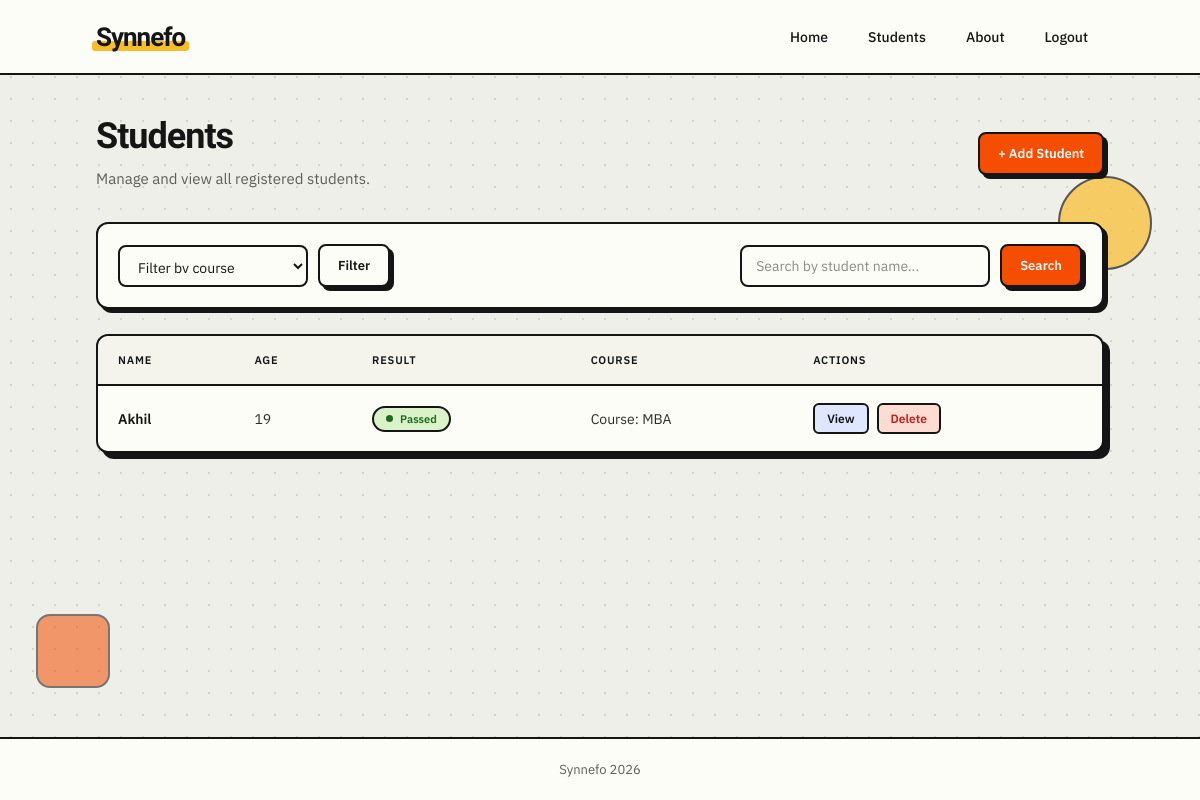
The app's page /students/ (signed in) with its own data.
### app/models.py (models this page shows, shortened)
class Student(models.Model):
    name =  models.CharField(max_length=100)
    age= models.IntegerField()
    course = models.ForeignKey(Course,on_delete=models.CASCADE,related_name='student')
    mark = models.IntegerField()
    image = models.ImageField(upload_to='uploads')

class Course(models.Model):
    name = models.CharField(max_length=15)
    def __str__(self):
        return f'Course: {self.name}'

### app/views.py (the view)
# urls.py: path('students/',views.students,name='view_students'),
def students(request): # http://localhost:8000/students/
    if request.user.is_authenticated:
        course = request.GET.get('course')
        search = request.GET.get('search')
        all_students = Student.objects.all()
        if course:
            all_students=all_students.filter(course=course)
        if search:
            all_students = all_students.filter(name__icontains = search)
        courses = Course.objects.all()
        return render(request,'app/students.html',{'students':all_students,'courses':courses,'is_logged_in':request.user.is_authenticated})
    else:
        return redirect('home')

### templates/app/students.html (shortened to what this page needs)
{% extends 'app/base.html' %}
{% load static %}
{% block contents %}
<div class="students-page">
    <div class="page-header">
        <div>
            <h1>Students</h1>
            <p>Manage and view all registered students.</p>
        </div>
        <a href="/add" class="btn btn-primary">+ Add Student</a>
    </div>
    <div class="toolbar">
        <form action="" method="GET" class="filter-form">
            <select name="course">
                <option value="" disabled selected>Filter by course</option>
            </select>
            <button type="submit" class="btn btn-secondary">Filter</button>
        </form>
        <form action="" method="GET" class="search-form">
            <input type="search" name="search"
                   placeholder="Search by student name...">
            <button type="submit" class="btn btn-primary">Search</button>
        </form>
    </div>
    <div class="table-container">
        <table>
            <thead>
                <tr>
                    <th>Name</th>
                    <th>Age</th>
                    <th>Result</th>
                    <th>Course</th>
                    <th>Actions</th>
                </tr>
            </thead>
            <tbody>
                {% for student in students %}
                <tr>
                    <td class="student-name">{{student.name}}</td>
                    <td>{{student.age}}</td>
                    <td>
                        {% if student.mark >= 40 %}
                            <span class="status passed">Passed</span>
                        {% else %}
                            <span class="status failed">Failed</span>
                        {% endif %}
                    </td>
                    <td>{{student.course}}</td>
                    <td class="actions">
                        <a href="./{{student.id}}" class="action-view">View</a>
                        <a href="./{{student.id}}/delete"
                           class="action-delete">Delete</a>
                    </td>
                </tr>
                {% empty %}
                <tr>
                    <td colspan="5" class="empty-message">
                        No students found.
                    </td>
                </tr>
                {% endfor %}
            </tbody>
        </table>
    </div>
</div>
{% endblock %}

### records on screen
Student: name "Akhil", age "19", mark "Passed", course "Course: MBA"
